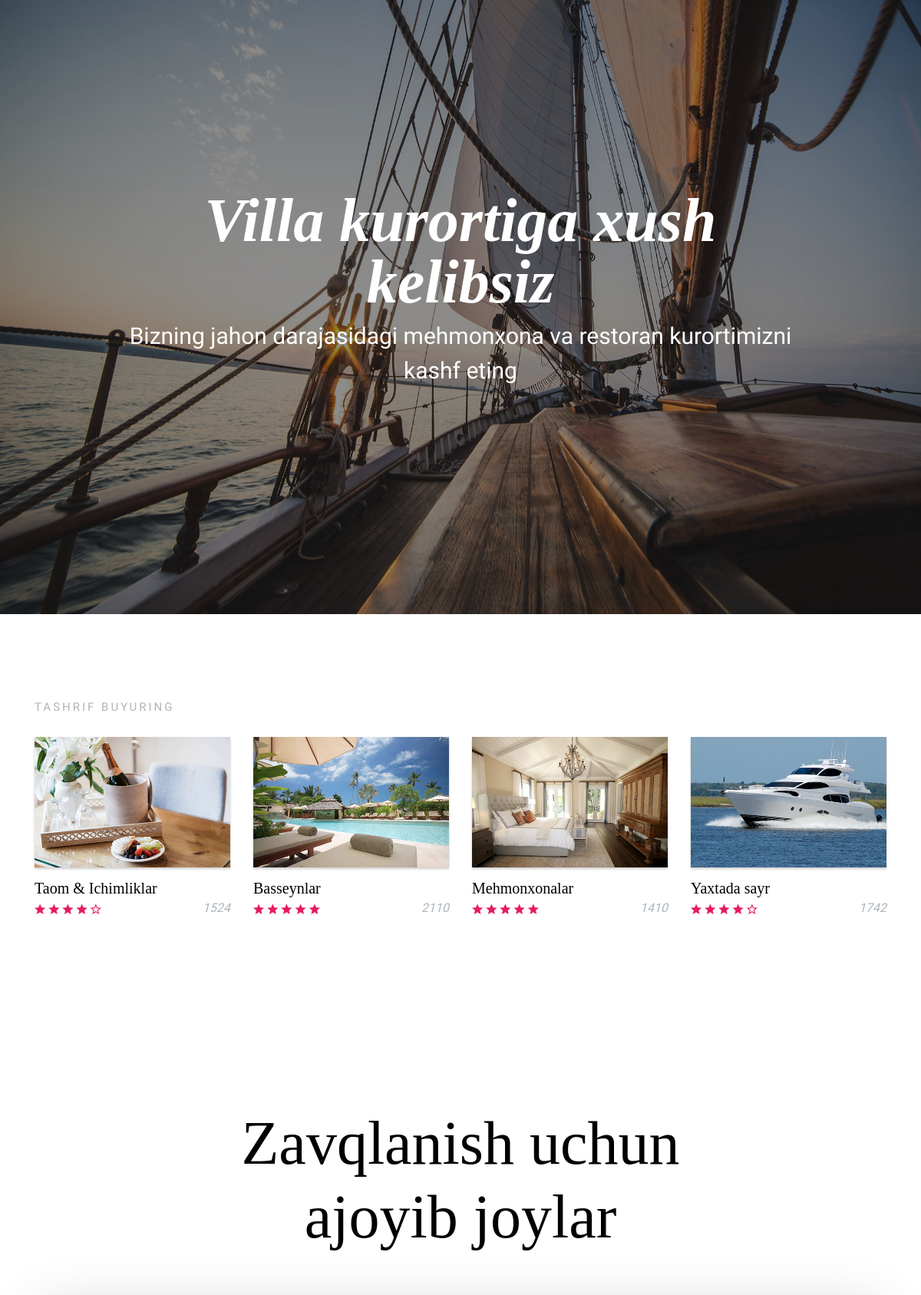
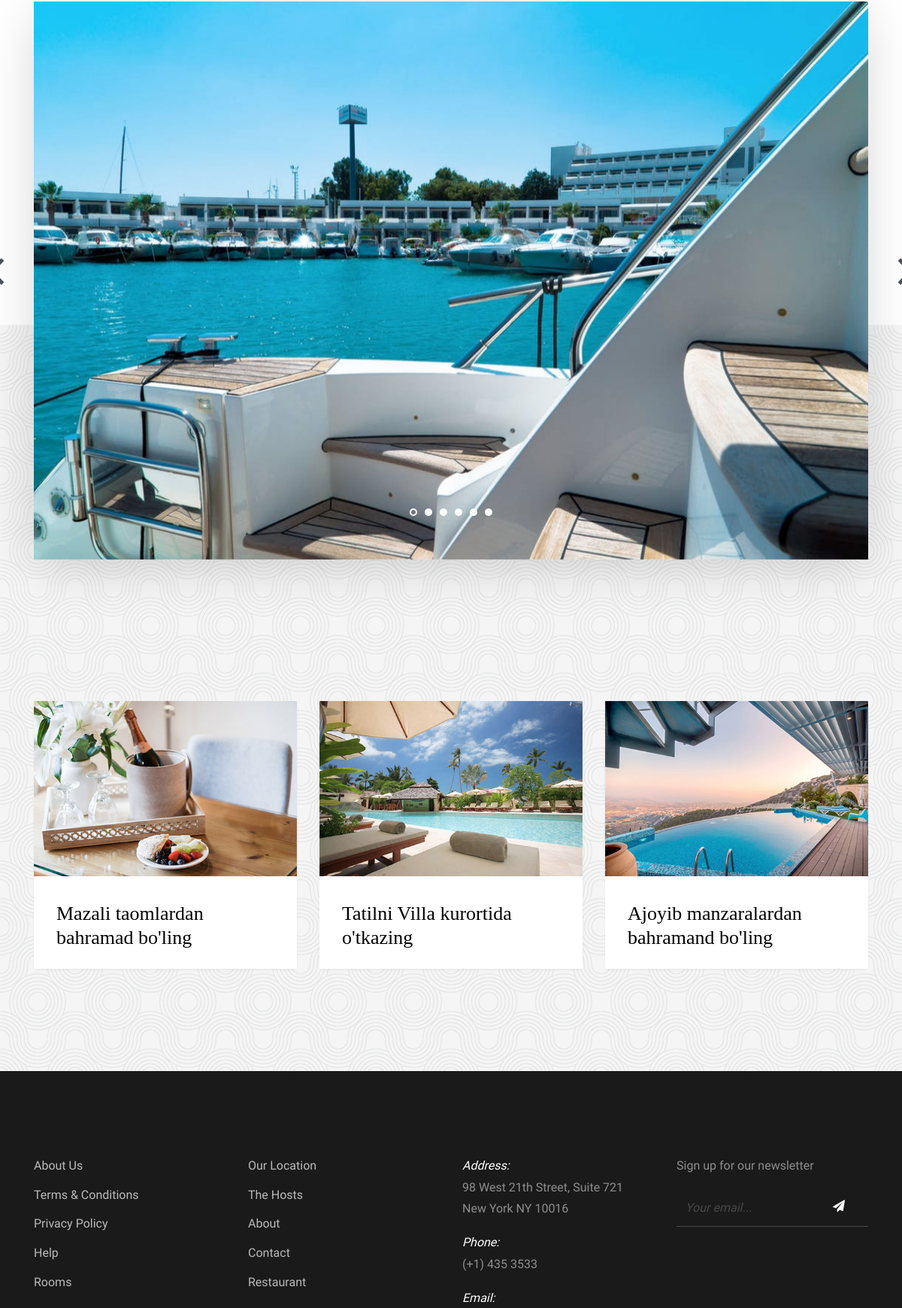
The page / (upper part) on the database its author committed (2 pictures, top to bottom).
### hotel/models.py (models this page shows, shortened)
class HomePageBackground(models.Model):
    title = models.CharField(max_length=255)
    background_image = models.ImageField()

class Services(models.Model):
    name = models.CharField(max_length=255)
    images = models.ImageField()
    rate = models.IntegerField(validators=[MinValueValidator(1), MaxValueValidator(5)])
    review_count = models.IntegerField()

class CaruselImages(models.Model):
    image = models.ImageField()

class ReklomCard(models.Model):
    title = models.CharField(max_length=255)
    image = models.ImageField()

### hotel/views.py (the view)
# urls.py: path('', HomePageView.as_view(), name='home'),
class HomePageView(View):
    def get(self, request):
        homepage_background = HomePageBackground.objects.get(pk=1)
        carusel_images = CaruselImages.objects.all()
        reklom_card = ReklomCard.objects.all()
        services = Services.objects.all()
        context = {
            'homepage_background': homepage_background,
            'carusel_images': carusel_images,
            'reklom_card': reklom_card,
            'services': services
        }
        return render(request, 'hotel/index.html', context)

### templates/hotel/index.html (shortened to what this page needs)
{% load static %}
<!doctype html>
<html lang="en">
  <head>
    <link rel="stylesheet" href="{% static 'css/bootstrap.css' %}">
    <link rel="stylesheet" href="{% static 'css/animate.css' %}">
    <link rel="stylesheet" href="{% static 'css/owl.carousel.min.css' %}">
    <link rel="stylesheet" href="{% static 'css/aos.css' %}">
    <link rel="stylesheet" href="{% static 'fonts/ionicons/css/ionicons.min.css' %}">
    <link rel="stylesheet" href="{% static 'fonts/fontawesome/css/font-awesome.min.css' %}">
    <link rel="stylesheet" href="{% static 'css/style.css' %}">
  </head>
  <body>
    <header class="site-header">
      <div class="container-fluid">
        <div class="row">
          <div class="col-4 site-logo" data-aos="fade"></div>
          <div class="col-8">
          </div>
        </div>
      </div>
    </header>
    <section class="site-hero overlay" style="background-image: url({{ homepage_background.background_image.url }})">
      <div class="container">
        <div class="row site-hero-inner justify-content-center align-items-center">
          <div class="col-md-10 text-center">
            <h1 class="heading" data-aos="fade-up"><em>{{ homepage_background.title }}</em></h1>
            <p class="sub-heading mb-5" data-aos="fade-up" data-aos-delay="100">Bizning jahon darajasidagi mehmonxona va restoran kurortimizni kashf eting</p>
          </div>
        </div>
      </div>
    </section>
    <section class="section visit-section">
      <div class="container">
        <div class="row">
          <div class="col-md-12">
            <h2 class="heading" data-aos="fade-right">Tashrif buyuring</h2>
          </div>
        </div>
        <div class="row">
            {% for service in services %}
          <div class="col-lg-3 col-md-6 visit mb-3" data-aos="fade-right">
            <a href="restaurant.html"><img src="{{ service.images.url }}" alt="Image placeholder" class="img-fluid"> </a>
            <h3><a href="restaurant.html">{{ service.name }}</a></h3>
            <div class="reviews-star float-left">
              <span class="ion-android-star"></span>
              <span class="{% if service.rate > 1 %}ion-android-star{% else %}ion-android-star-outline{% endif %}"></span>
              <span class="{% if service.rate > 2 %}ion-android-star{% else %}ion-android-star-outline{% endif %}"></span>
              <span class="{% if service.rate > 3 %}ion-android-star{% else %}ion-android-star-outline{% endif %}"></span>
              <span class="{% if service.rate > 4 %}ion-android-star{% else %}ion-android-star-outline{% endif %}"></span>
            </div>
            <span class="reviews-count float-right">
              {{ service.review_count }}
            </span>
          </div>
            {% endfor %}
        </div>
      </div>
    </section>
    <section class="section slider-section">
      <div class="container">
        <div class="row justify-content-center text-center mb-5">
          <div class="col-md-8">
            <h2 class="heading" data-aos="fade-up">Zavqlanish uchun ajoyib joylar</h2>
          </div>
        </div>
        <div class="row">
          <div class="col-md-12">
            <div class="home-slider major-caousel owl-carousel mb-5" data-aos="fade-up" data-aos-delay="200">
                {% for carusel in carusel_images %}
              <div class="slider-item">
                <img src="{{ carusel.image.url }}" alt="Image placeholder" class="img-fluid">
              </div>
                {% endfor %}
            </div>
          </div>
          <div class="col-md-12 text-center"><a href="#" class="">View More Photos</a></div>
        </div>
      </div>
    </section>
    <section class="section blog-post-entry bg-pattern">
      <div class="container">
        <div class="row">
            {% for reklom in reklom_card %}
          <div class="col-lg-4 col-md-6 col-sm-6 col-12 post" data-aos="fade-up" data-aos-delay="100">
            <div class="media media-custom d-block mb-4">
              <a href="#" class="mb-4 d-block"><img src="{{ reklom.image.url }}" alt="Image placeholder" class="img-fluid"></a>
              <div class="media-body">
                <h2 class="mt-0 mb-3"><a href="#">{{ reklom.title }}</a></h2>
              </div>
            </div>
          </div>
            {% endfor %}
        </div>
      </div>
    </section>
    <footer class="section footer-section">
      <div class="container">
        <div class="row mb-4">
          <div class="col-md-3 mb-5">
            <ul class="list-unstyled link">
              <li><a href="#">About Us</a></li>
              <li><a href="#">Terms &amp; Conditions</a></li>
              <li><a href="#">Privacy Policy</a></li>
              <li><a href="#">Help</a></li>
             <li><a href="#">Rooms</a></li>
            </ul>
          </div>
          <div class="col-md-3 mb-5">
            <ul class="list-unstyled link">
              <li><a href="#">Our Location</a></li>
              <li><a href="#">The Hosts</a></li>
              <li><a href="#">About</a></li>
              <li><a href="#">Contact</a></li>
              <li><a href="#">Restaurant</a></li>
            </ul>
          </div>
          <div class="col-md-3 mb-5 pr-md-5 contact-info">
            <p><span class="d-block">Address:</span> <span> 98 West 21th Street, Suite 721 New York NY 10016</span></p>
            <p><span class="d-block">Phone:</span> <span> (+1) 435 3533</span></p>
            <p><span class="d-block">Email:</span> <span> info@yourdomain.com</span></p>
          </div>
          <div class="col-md-3 mb-5">
            <p>Sign up for our newsletter</p>
            <form action="#" class="footer-newsletter">
              <div class="form-group">
                <input type="email" class="form-control" placeholder="Your email...">
                <button type="submit" class="btn"><span class="fa fa-paper-plane"></span></button>
              </div>
            </form>
          </div>
        </div>
      </div>
    </footer>
  </body>
</html>

### static/css/style.css (style rules this page uses)
body { background: #fff; font-family: "Mukta Mahee", arial, sans-serif; font-weight: 200; font-size: 16px; line-height: 1.8; color: #6c757d; }
a { -webkit-transition: .3s all ease; -o-transition: .3s all ease; transition: .3s all ease; text-decoration: none; }
h1, h2, h3, h4, h5 { color: #000; font-family: "Playfair+Display", times, serif; }
.container-fluid { max-width: 1600px; }
.btn { padding-left: 30px; padding-right: 30px; padding-top: 10px; padding-bottom: 10px; border-radius: 50px; }
.btn, .form-control { outline: none; -webkit-box-shadow: none !important; box-shadow: none !important; }
.form-control { -webkit-box-shadow: none !important; box-shadow: none !important; height: 50px; border-width: 2px; }
.site-header { position: absolute; top: 0; width: 100%; padding: 60px 0; z-index: 2; }
.site-hero { background-size: cover; height: 100vh; min-height: 700px; width: 100%; }
.site-hero.overlay:before { background: rgba(0, 0, 0, 0.45); content: ""; position: absolute; height: 100vh; min-height: 700px; top: 0; left: 0; bottom: 0; right: 0; }
.site-hero-inner { height: 100vh; min-height: 700px; }
.site-hero-inner .heading { font-size: 80px; font-family: "Playfair+Display", times, serif; color: #fff; line-height: 1; font-weight: bold; }
.site-hero-inner .sub-heading { font-size: 30px; font-weight: 200; color: #fff; line-height: 1.5; }
.section { padding: 7em 0; }
.visit-section .heading { font-size: 15px; text-transform: uppercase; font-family: "Mukta Mahee", arial, sans-serif; color: #b3b3b3; letter-spacing: .2em; margin-bottom: 30px; }
.visit-section .visit a { color: #000; }
.visit-section .visit img { -webkit-box-shadow: 0 2px 3px 0 rgba(0, 0, 0, 0.2); box-shadow: 0 2px 3px 0 rgba(0, 0, 0, 0.2); margin-bottom: 15px; }
.visit-section .visit h3 { font-size: 20px; margin-bottom: 0; }
.visit-section .reviews-star span { font-size: 18px; color: #e61c5d; }
.visit-section .reviews-count { color: #adb5bd; font-style: italic; }
.heading-serif, .testimonial-section .heading, .slider-section .heading, .blog-post-entry .heading { font-size: 80px; font-family: "Playfair+Display", times, serif; }
.bg-pattern { background: #e9ecef url("../img/round.png"); }
.slider-section { position: relative; }
.blog-post-entry { position: relative; margin-top: -500px; padding-top: 500px; }
.post .media-custom { background: #fff; -webkit-transition: .3s all ease; -o-transition: .3s all ease; transition: .3s all ease; -webkit-box-shadow: 0 2px 5px -2px rgba(0, 0, 0, 0.1); box-shadow: 0 2px 5px -2px rgba(0, 0, 0, 0.1); }
.post .media-custom a { color: #000; }
.post .media-custom .media-body { padding: 10px 30px; }
.post .media-custom h2 { font-size: 26px; }
.owl-carousel.home-slider { z-index: 1; position: relative; }
.owl-carousel.home-slider .slider-item { background-size: cover; background-repeat: no-repeat; background-position: center center; height: calc(100vh - 117px); min-height: 700px; position: relative; }
.owl-carousel.major-caousel { -webkit-box-shadow: 0 10px 70px -10px rgba(0, 0, 0, 0.2); box-shadow: 0 10px 70px -10px rgba(0, 0, 0, 0.2); }
.owl-carousel.major-caousel .slider-item { height: inherit; min-height: inherit; }
.owl-carousel.major-caousel .slider-item img { margin-bottom: 0; }
.footer-section { background: #1a1a1a; color: #fff; }
.footer-section a { color: rgba(255, 255, 255, 0.7); }
.footer-section p { color: rgba(255, 255, 255, 0.5); }
.footer-section .contact-info span.d-block { font-style: italic; color: #fff; }
.footer-section .link li { margin-bottom: 10px; }
.footer-newsletter .form-group { position: relative; }
.footer-newsletter .form-control { background: none; border: none; border-bottom: 1px solid rgba(255, 255, 255, 0.2); border-radius: 0; color: #fff; }
.footer-newsletter button[type="submit"] { background: none; color: #fff; position: absolute; top: 0; right: 0; }

### rows shown on the page
HomePageBackground: background_image (picture), title "Villa kurortiga xush kelibsiz"
Services: images (picture), name "Taom & Ichimliklar", rate 4 (drawn), review_count "1524"
Services: images (picture), name "Basseynlar", rate 5 (drawn), review_count "2110"
Services: images (picture), name "Mehmonxonalar", rate 5 (drawn), review_count "1410"
Services: images (picture), name "Yaxtada sayr", rate 4 (drawn), review_count "1742"
CaruselImages: image (picture)
ReklomCard: image (picture), title "Mazali taomlardan bahramad bo'ling"
ReklomCard: image (picture), title "Tatilni Villa kurortida o'tkazing"
ReklomCard: image (picture), title "Ajoyib manzaralardan bahramand bo'ling"
